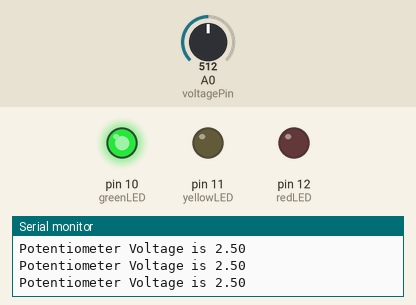
This sketch was run on a simulated Arduino Uno, built with avr-gcc and run on an emulated ATmega328P. On the bench: output pins drawn as LEDs (lit = HIGH), the last lines printed to the serial monitor. The test bench sets the inputs (shaded band); at power-on: A0 (voltagePin) = 512.

Above: at 1.2 s.
1.3 s: A0 (voltagePin) set to 595
2.8 s: A0 (voltagePin) set to 628
At 4.0 s:
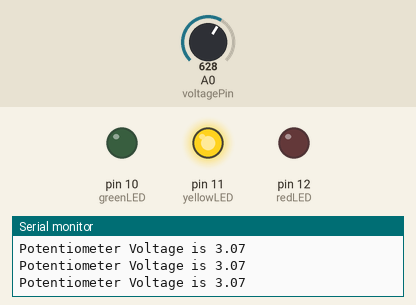
4.5 s: A0 (voltagePin) set to 803
6.0 s: A0 (voltagePin) set to 826
At 6.6 s:
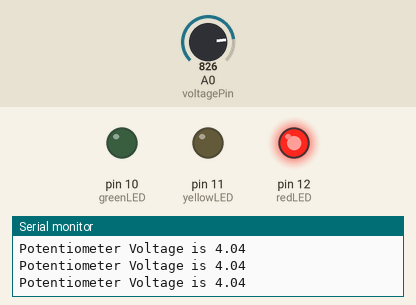
7.5 s: A0 (voltagePin) set to 716
At 7.9 s:
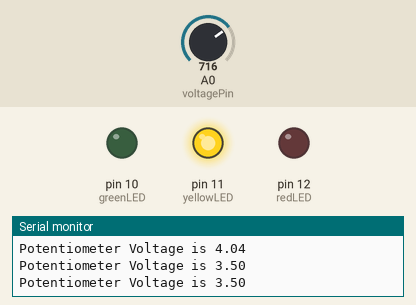
9.0 s: A0 (voltagePin) set to 900
At 10.4 s:
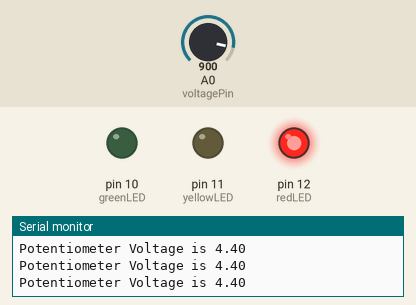
Timing chart, 0 to 11.5 s (numbered marks = the images above; inputs shaded):
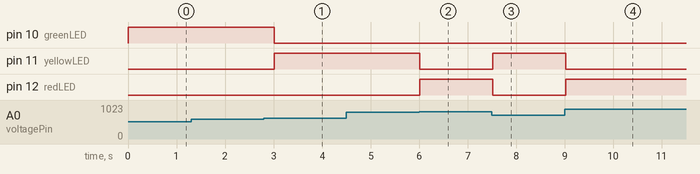

Measured:
- the behaviour switches between 613 and 614 on A0 (voltagePin) (found by bisection; images 0 and 1)
- the behaviour switches between 818 and 819 on A0 (voltagePin) (found by bisection; images 1 and 2)
- after the input at 2.8 s, pin 10 (greenLED): HIGH → LOW after 0.21 s; pin 11 (yellowLED): LOW → HIGH after 0.21 s
- after the input at 6.0 s, pin 11 (yellowLED): HIGH → LOW at once; pin 12 (redLED): LOW → HIGH at once
- after the input at 7.5 s, pin 11 (yellowLED): LOW → HIGH at once; pin 12 (redLED): HIGH → LOW at once
- after the input at 9.0 s, pin 11 (yellowLED): HIGH → LOW at once; pin 12 (redLED): LOW → HIGH at once

The sketch:

arduino_tutorial_13_understanding_arduino_if_statements.ino
```cpp
int voltagePin = A0;
int greenLED = 10;
int yellowLED = 11;
int redLED = 12;
int readVal;
float V2;
int dt = 250;

void setup() {
  // put your setup code here, to run once:
  Serial.begin(9600);
  pinMode(voltagePin, INPUT);
  pinMode(greenLED, OUTPUT);
  pinMode(yellowLED, OUTPUT);
  pinMode(redLED, OUTPUT);
}

void loop() {
  // put your main code here, to run repeatedly:
  readVal = analogRead(voltagePin);
  V2 = (5./1023.) * readVal;
  Serial.print("Potentiometer Voltage is ");
  Serial.println(V2);

  if(V2 <= 3.0){
    digitalWrite(greenLED,HIGH);
    digitalWrite(yellowLED,LOW);
    digitalWrite(redLED,LOW);
  }

  if(V2 > 3.0 && V2 <= 4.0){
    digitalWrite(greenLED,LOW);
    digitalWrite(yellowLED,HIGH);
    digitalWrite(redLED,LOW);
  }

  if(V2 > 4.0){
    digitalWrite(greenLED,LOW);
    digitalWrite(yellowLED,LOW);
    digitalWrite(redLED,HIGH);
  }

  delay(dt);
}
```
